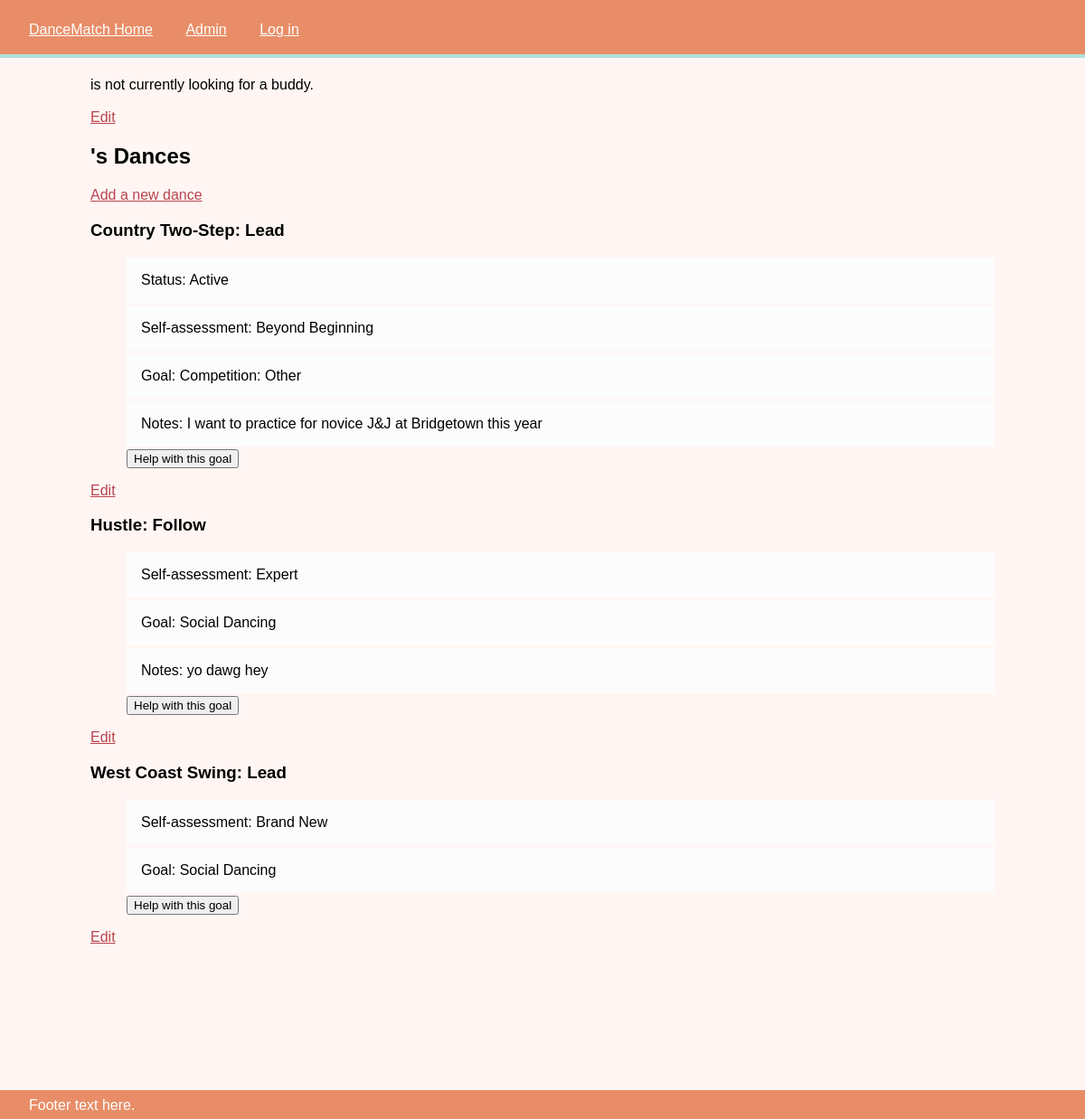
Screenshot of /profile/3/ with the database file from the repository.
### dancematch_app/models.py (models this page shows, shortened)
class DancePrefs(models.Model):
    dance = models.ForeignKey(Dance)
    dancer = models.ForeignKey(Dancer)
    role = models.ForeignKey(DanceRole)
    skill_level = models.ForeignKey(SkillLevel, null=True)
    activity = models.ForeignKey(Activity, null=True)
    goal = models.ForeignKey(Goals, null=True)
    notes = models.TextField(blank=True)

class Dance(models.Model):
    name = models.CharField(default='', max_length=200)
    description = models.TextField(blank=True)
    dance_community = models.ManyToManyField(
        Dancer,
        through='DancePrefs',
        through_fields=('dance', 'dancer')
    )
    def __str__(self):
        return self.name

class DanceRole(models.Model):
    name = models.CharField(max_length=200)
    def __str__(self):
        return self.name

class Activity(models.Model):
    name = models.CharField(max_length=200)
    def __str__(self):
        return self.name

class SkillLevel(models.Model):
    name = models.CharField(max_length=200)
    def __str__(self):
        return self.name

class Goals(models.Model):
    name = models.CharField(max_length=200)
    def __str__(self):
        return self.name

### dancematch_app/views.py (the view)
# urls.py: url(r'^profile/(?P<dancer_id>[0-9]+)/$', views.profile, name='profile'),
def profile(request, dancer_id):
    dancer = get_object_or_404(Dancer, pk=dancer_id)
    dance_prefs = DancePrefs.objects.filter(dancer=dancer)
    return render(request, 'profile.html', {'dancer': dancer,
                                            'dance_prefs': dance_prefs,
                                            })

### dancematch_app/templates/profile.html (shortened to what this page needs)
{% extends "base_generic.html" %}
{% load staticfiles %}
{% block content %}
{% if dancer.active_member %}
    {{ dancer.name }} is looking for a buddy!
{% else %}
    {{ dancer.name }} is not currently looking for a buddy.
{% endif %}
<br>
<a href="/edit/{{ dancer.id }}">Edit</a>
<h2>{{ dancer.name }}'s Dances</h2>
<a href="/edit/{{ dancer.id }}/0/">Add a new dance</a>
{% for dance_pref in dance_prefs|dictsort:"dance.name" %}
    <h3>{{ dance_pref.dance }}: {{ dance_pref.role }}</h3>
    <ul class="prefs">
        {% if dance_pref.activity %}
            <li>Status: {{ dance_pref.activity }}</li>
        {% endif %}
        {% if dance_pref.skill_level %}
            <li>Self-assessment: {{ dance_pref.skill_level }}</li>
        {% endif %}
        {%  if dance_pref.goal %}
            <li>Goal: {{ dance_pref.goal }}</li>
        {% endif %}
        {% if dance_pref.notes != '' %}
            <li>Notes: {{ dance_pref.notes }}</li>
        {% endif %}
        {% if dance_pref.activity.name != "Inactive" %}
            <input class="button" type="button" value="Help with this goal"/>
        {% endif %}
    </ul>
    <a href="/edit/{{ dancer.id }}/{{ dance_pref.id }}/">Edit</a>
{% empty %}
    {{ dancer.name }} has not added any dances.
{% endfor %}
{% endblock %}

### dancematch_app/static/style.css (style rules this page uses)
body { background: #fff6f4; padding: 0; margin: 0; font-family: "Trebuchet MS", sans-serif; }
a { color: #ba444e; }
ul { list-style-type: none; }
li { background-color: #fcfcfc; list-style-type: none; border-bottom: 3px solid #fff6f4; padding: 1em; }

### rows the page displays
DancePrefs: dance "Country Two-Step", role "Lead", activity "Active", skill_level "Beyond Beginning", goal "Competition: Other", notes "I want to practice for novice J&J at Bridgetown this year"
DancePrefs: dance "Hustle", role "Follow", skill_level "Expert", goal "Social Dancing", notes "yo dawg hey"
DancePrefs: dance "West Coast Swing", role "Lead", skill_level "Brand New", goal "Social Dancing"
